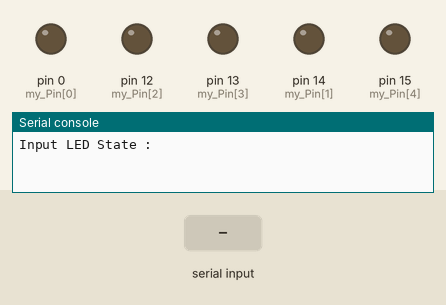
Simulated run of this program. Board: MicroPython board. Shown: output pins drawn as LEDs (lit = HIGH), the last lines printed to the serial console. The inputs (shaded band) are chosen by the test bench.

Above: at 1.2 s.
1.3 s: "blink" typed at the serial console, then Enter
At 1.55 s:
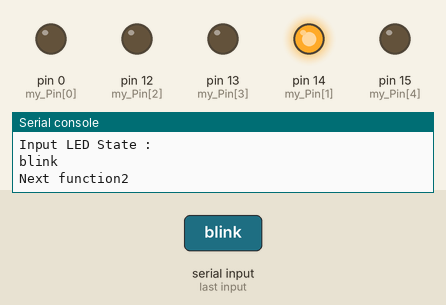
4.3 s: "all_on" typed at the serial console, then Enter
At 5.2 s:
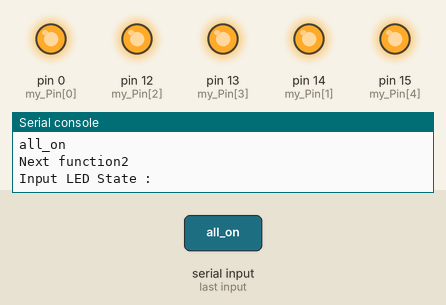
5.8 s: "200" typed at the serial console, then Enter
At 6.3 s:
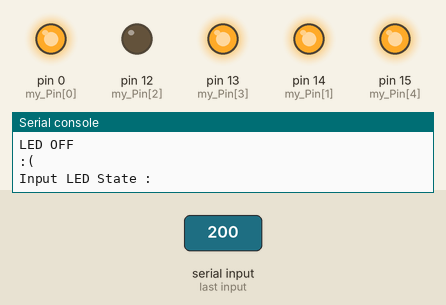
7.3 s: "blink" typed at the serial console, then Enter
At 7.5 s:
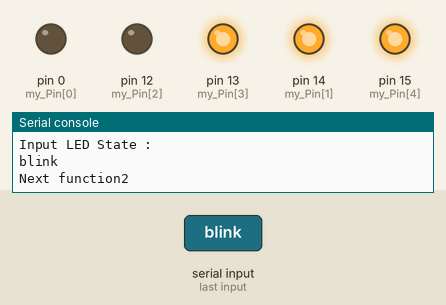
Timing chart, 0 to 10.3 s (numbered marks = the images above; inputs shaded):
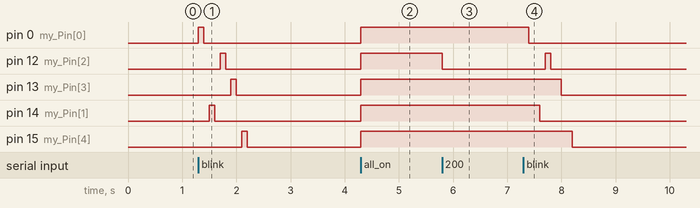

The program:

LAB-4-02.py
```python
from machine import Pin
from utime import sleep

# Define an array
my_Pin = [0,14, 12, 13, 15]

for i in range(5):
    my_Pin[i] = Pin(my_Pin[i], Pin.OUT)

def control_led(value):
    try:
        pin = int(value[0:1])
        state = value[1:2]
        if state == "1":
            my_Pin[pin].on()
            print("LED ON")
        elif state == "0":
            my_Pin[pin].off()
            print("LED OFF")
    except:
        print("Next function2")
    if value == "blink":
        for i in range(5):
            my_Pin[i].on()
            sleep(0.1)
            my_Pin[i].off()
            sleep(0.1)
    elif value == "all_on":
        for i in range(5):
            my_Pin[i].on()
    elif value == "all_off":
        for i in range(5):
            my_Pin[i].off()
    elif value == "exit":
        print("Exit")
        exit()
    else:
        print(":(")

while True:
    _Value = input("Input LED State : ")
    control_led(_Value)
```

Measured:
- after the input at 1.3 s, pin 0 (my_Pin[0]): LOW → HIGH at once, → LOW 0.10 s later; pin 12 (my_Pin[2]): LOW → HIGH after 0.40 s, → LOW 0.10 s later; pin 13 (my_Pin[3]): LOW → HIGH after 0.60 s, → LOW 0.10 s later; pin 14 (my_Pin[1]): LOW → HIGH after 0.20 s, → LOW 0.10 s later; pin 15 (my_Pin[4]): LOW → HIGH after 0.80 s, → LOW 0.10 s later
- after the input at 4.3 s, pin 0 (my_Pin[0]), pin 12 (my_Pin[2]), pin 13 (my_Pin[3]), pin 14 (my_Pin[1]), pin 15 (my_Pin[4]): LOW → HIGH at once
- after the input at 5.8 s, pin 12 (my_Pin[2]): HIGH → LOW at once
- after the input at 7.3 s, pin 0 (my_Pin[0]): HIGH → LOW after 0.10 s; pin 12 (my_Pin[2]): LOW → HIGH after 0.40 s, → LOW 0.10 s later; pin 13 (my_Pin[3]): HIGH → LOW after 0.70 s; pin 14 (my_Pin[1]): HIGH → LOW after 0.30 s; pin 15 (my_Pin[4]): HIGH → LOW after 0.90 s
